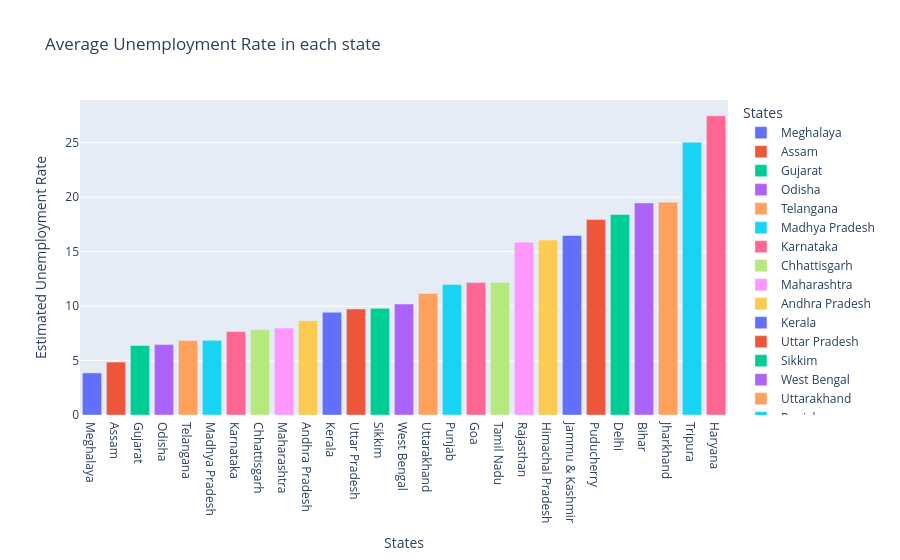

The cell this chart's notebook holds for it:
### Code cell
plot_ump = df[['Estimated Unemployment Rate','States']]

df_unemp = plot_ump.groupby('States').mean().reset_index()

df_unemp = df_unemp.sort_values('Estimated Unemployment Rate')

fig = px.bar(df_unemp, x='States',y='Estimated Unemployment Rate',color='States',
            title='Average Unemployment Rate in each state',template='plotly')

fig.show()

### Figure 1 — Plotly figure (JSON) as saved in the notebook; plotly's stock layout.template omitted (floating-point values rounded to 4 significant figures)
{"data": [{"hovertemplate": "States=%{x}<br>Estimated Unemployment Rate=%{y}<extra></extra>", "legendgroup": "Meghalaya", "marker": {"color": "#636efa", "pattern": {"shape": ""}}, "name": "Meghalaya", "orientation": "v", "showlegend": true, "textposition": "auto", "type": "bar", "x": ["Meghalaya"], "xaxis": "x", "y": [3.866], "yaxis": "y"}, {"hovertemplate": "States=%{x}<br>Estimated Unemployment Rate=%{y}<extra></extra>", "legendgroup": "Assam", "marker": {"color": "#EF553B", "pattern": {"shape": ""}}, "name": "Assam", "orientation": "v", "showlegend": true, "textposition": "auto", "type": "bar", "x": ["Assam"], "xaxis": "x", "y": [4.856], "yaxis": "y"}, {"hovertemplate": "States=%{x}<br>Estimated Unemployment Rate=%{y}<extra></extra>", "legendgroup": "Gujarat", "marker": {"color": "#00cc96", "pattern": {"shape": ""}}, "name": "Gujarat", "orientation": "v", "showlegend": true, "textposition": "auto", "type": "bar", "x": ["Gujarat"], "xaxis": "x", "y": [6.376], "yaxis": "y"}, {"hovertemplate": "States=%{x}<br>Estimated Unemployment Rate=%{y}<extra></extra>", "legendgroup": "Odisha", "marker": {"color": "#ab63fa", "pattern": {"shape": ""}}, "name": "Odisha", "orientation": "v", "showlegend": true, "textposition": "auto", "type": "bar", "x": ["Odisha"], "xaxis": "x", "y": [6.462], "yaxis": "y"}, {"hovertemplate": "States=%{x}<br>Estimated Unemployment Rate=%{y}<extra></extra>", "legendgroup": "Telangana", "marker": {"color": "#FFA15A", "pattern": {"shape": ""}}, "name": "Telangana", "orientation": "v", "showlegend": true, "textposition": "auto", "type": "bar", "x": ["Telangana"], "xaxis": "x", "y": [6.833], "yaxis": "y"}, {"hovertemplate": "States=%{x}<br>Estimated Unemployment Rate=%{y}<extra></extra>", "legendgroup": "Madhya Pradesh", "marker": {"color": "#19d3f3", "pattern": {"shape": ""}}, "name": "Madhya Pradesh", "orientation": "v", "showlegend": true, "textposition": "auto", "type": "bar", "x": ["Madhya Pradesh"], "xaxis": "x", "y": [6.854], "yaxis": "y"}, {"hovertemplate": "States=%{x}<br>Estimated Unemployment Rate=%{y}<extra></extra>", "legendgroup": "Karnataka", "marker": {"color": "#FF6692", "pattern": {"shape": ""}}, "name": "Karnataka", "orientation": "v", "showlegend": true, "textposition": "auto", "type": "bar", "x": ["Karnataka"], "xaxis": "x", "y": [7.668], "yaxis": "y"}, {"hovertemplate": "States=%{x}<br>Estimated Unemployment Rate=%{y}<extra></extra>", "legendgroup": "Chhattisgarh", "marker": {"color": "#B6E880", "pattern": {"shape": ""}}, "name": "Chhattisgarh", "orientation": "v", "showlegend": true, "textposition": "auto", "type": "bar", "x": ["Chhattisgarh"], "xaxis": "x", "y": [7.819], "yaxis": "y"}, {"hovertemplate": "States=%{x}<br>Estimated Unemployment Rate=%{y}<extra></extra>", "legendgroup": "Maharashtra", "marker": {"color": "#FF97FF", "pattern": {"shape": ""}}, "name": "Maharashtra", "orientation": "v", "showlegend": true, "textposition": "auto", "type": "bar", "x": ["Maharashtra"], "xaxis": "x", "y": [7.979], "yaxis": "y"}, {"hovertemplate": "States=%{x}<br>Estimated Unemployment Rate=%{y}<extra></extra>", "legendgroup": "Andhra Pradesh", "marker": {"color": "#FECB52", "pattern": {"shape": ""}}, "name": "Andhra Pradesh", "orientation": "v", "showlegend": true, "textposition": "auto", "type": "bar", "x": ["Andhra Pradesh"], "xaxis": "x", "y": [8.664], "yaxis": "y"}, {"hovertemplate": "States=%{x}<br>Estimated Unemployment Rate=%{y}<extra></extra>", "legendgroup": "Kerala", "marker": {"color": "#636efa", "pattern": {"shape": ""}}, "name": "Kerala", "orientation": "v", "showlegend": true, "textposition": "auto", "type": "bar", "x": ["Kerala"], "xaxis": "x", "y": [9.434], "yaxis": "y"}, {"hovertemplate": "States=%{x}<br>Estimated Unemployment Rate=%{y}<extra></extra>", "legendgroup": "Uttar Pradesh", "marker": {"color": "#EF553B", "pattern": {"shape": ""}}, "name": "Uttar Pradesh", "orientation": "v", "showlegend": true, "textposition": "auto", "type": "bar", "x": ["Uttar Pradesh"], "xaxis": "x", "y": [9.737], "yaxis": "y"}, {"hovertemplate": "States=%{x}<br>Estimated Unemployment Rate=%{y}<extra></extra>", "legendgroup": "Sikkim", "marker": {"color": "#00cc96", "pattern": {"shape": ""}}, "name": "Sikkim", "orientation": "v", "showlegend": true, "textposition": "auto", "type": "bar", "x": ["Sikkim"], "xaxis": "x", "y": [9.793], "yaxis": "y"}, {"hovertemplate": "States=%{x}<br>Estimated Unemployment Rate=%{y}<extra></extra>", "legendgroup": "West Bengal", "marker": {"color": "#ab63fa", "pattern": {"shape": ""}}, "name": "West Bengal", "orientation": "v", "showlegend": true, "textposition": "auto", "type": "bar", "x": ["West Bengal"], "xaxis": "x", "y": [10.19], "yaxis": "y"}, {"hovertemplate": "States=%{x}<br>Estimated Unemployment Rate=%{y}<extra></extra>", "legendgroup": "Uttarakhand", "marker": {"color": "#FFA15A", "pattern": {"shape": ""}}, "name": "Uttarakhand", "orientation": "v", "showlegend": true, "textposition": "auto", "type": "bar", "x": ["Uttarakhand"], "xaxis": "x", "y": [11.16], "yaxis": "y"}, {"hovertemplate": "States=%{x}<br>Estimated Unemployment Rate=%{y}<extra></extra>", "legendgroup": "Punjab", "marker": {"color": "#19d3f3", "pattern": {"shape": ""}}, "name": "Punjab", "orientation": "v", "showlegend": true, "textposition": "auto", "type": "bar", "x": ["Punjab"], "xaxis": "x", "y": [11.98], "yaxis": "y"}, {"hovertemplate": "States=%{x}<br>Estimated Unemployment Rate=%{y}<extra></extra>", "legendgroup": "Goa", "marker": {"color": "#FF6692", "pattern": {"shape": ""}}, "name": "Goa", "orientation": "v", "showlegend": true, "textposition": "auto", "type": "bar", "x": ["Goa"], "xaxis": "x", "y": [12.17], "yaxis": "y"}, {"hovertemplate": "States=%{x}<br>Estimated Unemployment Rate=%{y}<extra></extra>", "legendgroup": "Tamil Nadu", "marker": {"color": "#B6E880", "pattern": {"shape": ""}}, "name": "Tamil Nadu", "orientation": "v", "showlegend": true, "textposition": "auto", "type": "bar", "x": ["Tamil Nadu"], "xaxis": "x", "y": [12.19], "yaxis": "y"}, {"hovertemplate": "States=%{x}<br>Estimated Unemployment Rate=%{y}<extra></extra>", "legendgroup": "Rajasthan", "marker": {"color": "#FF97FF", "pattern": {"shape": ""}}, "name": "Rajasthan", "orientation": "v", "showlegend": true, "textposition": "auto", "type": "bar", "x": ["Rajasthan"], "xaxis": "x", "y": [15.87], "yaxis": "y"}, {"hovertemplate": "States=%{x}<br>Estimated Unemployment Rate=%{y}<extra></extra>", "legendgroup": "Himachal Pradesh", "marker": {"color": "#FECB52", "pattern": {"shape": ""}}, "name": "Himachal Pradesh", "orientation": "v", "showlegend": true, "textposition": "auto", "type": "bar", "x": ["Himachal Pradesh"], "xaxis": "x", "y": [16.07], "yaxis": "y"}, {"hovertemplate": "States=%{x}<br>Estimated Unemployment Rate=%{y}<extra></extra>", "legendgroup": "Jammu & Kashmir", "marker": {"color": "#636efa", "pattern": {"shape": ""}}, "name": "Jammu & Kashmir", "orientation": "v", "showlegend": true, "textposition": "auto", "type": "bar", "x": ["Jammu & Kashmir"], "xaxis": "x", "y": [16.48], "yaxis": "y"}, {"hovertemplate": "States=%{x}<br>Estimated Unemployment Rate=%{y}<extra></extra>", "legendgroup": "Puducherry", "marker": {"color": "#EF553B", "pattern": {"shape": ""}}, "name": "Puducherry", "orientation": "v", "showlegend": true, "textposition": "auto", "type": "bar", "x": ["Puducherry"], "xaxis": "x", "y": [17.94], "yaxis": "y"}, {"hovertemplate": "States=%{x}<br>Estimated Unemployment Rate=%{y}<extra></extra>", "legendgroup": "Delhi", "marker": {"color": "#00cc96", "pattern": {"shape": ""}}, "name": "Delhi", "orientation": "v", "showlegend": true, "textposition": "auto", "type": "bar", "x": ["Delhi"], "xaxis": "x", "y": [18.41], "yaxis": "y"}, {"hovertemplate": "States=%{x}<br>Estimated Unemployment Rate=%{y}<extra></extra>", "legendgroup": "Bihar", "marker": {"color": "#ab63fa", "pattern": {"shape": ""}}, "name": "Bihar", "orientation": "v", "showlegend": true, "textposition": "auto", "type": "bar", "x": ["Bihar"], "xaxis": "x", "y": [19.47], "yaxis": "y"}, {"hovertemplate": "States=%{x}<br>Estimated Unemployment Rate=%{y}<extra></extra>", "legendgroup": "Jharkhand", "marker": {"color": "#FFA15A", "pattern": {"shape": ""}}, "name": "Jharkhand", "orientation": "v", "showlegend": true, "textposition": "auto", "type": "bar", "x": ["Jharkhand"], "xaxis": "x", "y": [19.54], "yaxis": "y"}, {"hovertemplate": "States=%{x}<br>Estimated Unemployment Rate=%{y}<extra></extra>", "legendgroup": "Tripura", "marker": {"color": "#19d3f3", "pattern": {"shape": ""}}, "name": "Tripura", "orientation": "v", "showlegend": true, "textposition": "auto", "type": "bar", "x": ["Tripura"], "xaxis": "x", "y": [25.05], "yaxis": "y"}, {"hovertemplate": "States=%{x}<br>Estimated Unemployment Rate=%{y}<extra></extra>", "legendgroup": "Haryana", "marker": {"color": "#FF6692", "pattern": {"shape": ""}}, "name": "Haryana", "orientation": "v", "showlegend": true, "textposition": "auto", "type": "bar", "x": ["Haryana"], "xaxis": "x", "y": [27.48], "yaxis": "y"}], "layout": {"barmode": "relative", "legend": {"title": {"text": "States"}, "tracegroupgap": 0}, "title": {"text": "Average Unemployment Rate in each state"}, "xaxis": {"anchor": "y", "categoryarray": ["Meghalaya", "Assam", "Gujarat", "Odisha", "Telangana", "Madhya Pradesh", "Karnataka", "Chhattisgarh", "Maharashtra", "Andhra Pradesh", "Kerala", "Uttar Pradesh", "Sikkim", "West Bengal", "Uttarakhand", "Punjab", "Goa", "Tamil Nadu", "Rajasthan", "Himachal Pradesh", "Jammu & Kashmir", "Puducherry", "Delhi", "Bihar", "Jharkhand", "Tripura", "Haryana"], "categoryorder": "array", "domain": [0, 1], "title": {"text": "States"}}, "yaxis": {"anchor": "x", "domain": [0, 1], "title": {"text": "Estimated Unemployment Rate"}}}}
